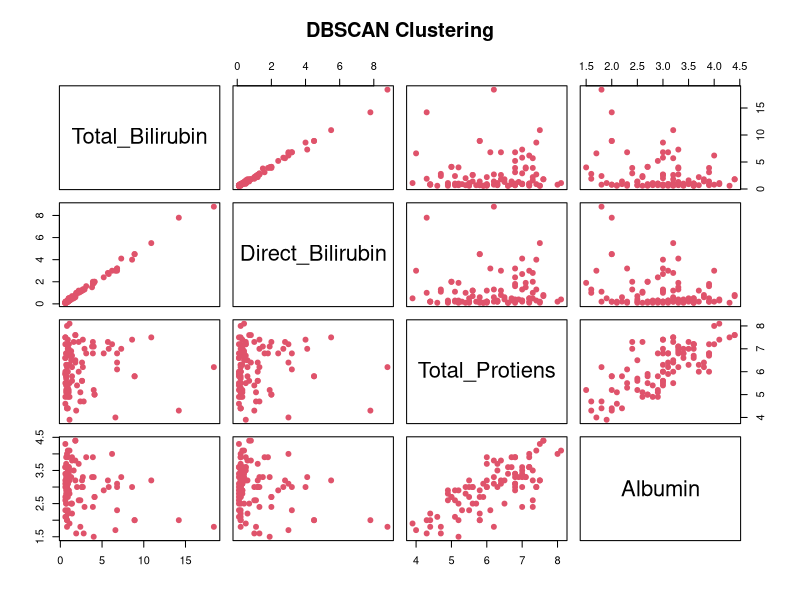

The R source for this figure:
library(dbscan)
data2 <- read.table(text = "
Age Gender Total_Bilirubin Direct_Bilirubin Alkaline_Phosphotase Alamine_Aminotransferase Aspartate_Aminotransferase Total_Protiens Albumin Albumin_and_Globulin_Ratio Dataset
65 Female 0.7 0.1 187 16 18 6.8 3.3 0.9 1
62 Male 10.9 5.5 699 64 100 7.5 3.2 0.74 1
62 Male 7.3 4.1 490 60 68 7 3.3 0.89 1
58 Male 1 0.4 182 14 20 6.8 3.4 1 1
72 Male 3.9 2 195 27 59 7.3 2.4 0.4 1
46 Male 1.8 0.7 208 19 14 7.6 4.4 1.3 1
26 Female 0.9 0.2 154 16 12 7 3.5 1 1
29 Female 0.9 0.3 202 14 11 6.7 3.6 1.1 1
17 Male 0.9 0.3 202 22 19 7.4 4.1 1.2 2
55 Male 0.7 0.2 290 53 58 6.8 3.4 1 1
57 Male 0.6 0.1 210 51 59 5.9 2.7 0.8 1
72 Male 2.7 1.3 260 31 56 7.4 3 0.6 1
64 Male 0.9 0.3 310 61 58 7 3.4 0.9 2
74 Female 1.1 0.4 214 22 30 8.1 4.1 1 1
61 Male 0.7 0.2 145 53 41 5.8 2.7 0.87 1
25 Male 0.6 0.1 183 91 53 5.5 2.3 0.7 2
38 Male 1.8 0.8 342 168 441 7.6 4.4 1.3 1
33 Male 1.6 0.5 165 15 23 7.3 3.5 0.92 2
40 Female 0.9 0.3 293 232 245 6.8 3.1 0.8 1
40 Female 0.9 0.3 293 232 245 6.8 3.1 0.8 1
51 Male 2.2 1 610 17 28 7.3 2.6 0.55 1
51 Male 2.9 1.3 482 22 34 7 2.4 0.5 1
62 Male 6.8 3 542 116 66 6.4 3.1 0.9 1
40 Male 1.9 1 231 16 55 4.3 1.6 0.6 1
63 Male 0.9 0.2 194 52 45 6 3.9 1.85 2
34 Male 4.1 2 289 875 731 5 2.7 1.1 1
34 Male 4.1 2 289 875 731 5 2.7 1.1 1
34 Male 6.2 3 240 1680 850 7.2 4 1.2 1
20 Male 1.1 0.5 128 20 30 3.9 1.9 0.95 2
84 Female 0.7 0.2 188 13 21 6 3.2 1.1 2
57 Male 4 1.9 190 45 111 5.2 1.5 0.4 1
52 Male 0.9 0.2 156 35 44 4.9 2.9 1.4 1
57 Male 1 0.3 187 19 23 5.2 2.9 1.2 2
38 Female 2.6 1.2 410 59 57 5.6 3 0.8 2
38 Female 2.6 1.2 410 59 57 5.6 3 0.8 2
30 Male 1.3 0.4 482 102 80 6.9 3.3 0.9 1
17 Female 0.7 0.2 145 18 36 7.2 3.9 1.18 2
46 Female 14.2 7.8 374 38 77 4.3 2 0.8 1
48 Male 1.4 0.6 263 38 66 5.8 2.2 0.61 1
47 Male 2.7 1.3 275 123 73 6.2 3.3 1.1 1
45 Male 2.4 1.1 168 33 50 5.1 2.6 1 1
62 Male 0.6 0.1 160 42 110 4.9 2.6 1.1 2
42 Male 6.8 3.2 630 25 47 6.1 2.3 0.6 2
50 Male 2.6 1.2 415 407 576 6.4 3.2 1 1
85 Female 1 0.3 208 17 15 7 3.6 1 2
35 Male 1.8 0.6 275 48 178 6.5 3.2 0.9 2
21 Male 3.9 1.8 150 36 27 6.8 3.9 1.34 1
40 Male 1.1 0.3 230 1630 960 4.9 2.8 1.3 1
32 Female 0.6 0.1 176 39 28 6 3 1 1
55 Male 18.4 8.8 206 64 178 6.2 1.8 0.4 1
45 Female 0.7 0.2 170 21 14 5.7 2.5 0.7 1
34 Female 0.6 0.1 161 15 19 6.6 3.4 1 1
38 Male 3.1 1.6 253 80 406 6.8 3.9 1.3 1
38 Male 1.1 0.3 198 86 150 6.3 3.5 1.2 1
42 Male 8.9 4.5 272 31 61 5.8 2 0.5 1
42 Male 8.9 4.5 272 31 61 5.8 2 0.5 1
33 Male 0.8 0.2 198 26 23 8 4 1 2
48 Female 0.9 0.2 175 24 54 5.5 2.7 0.9 2
51 Male 0.8 0.2 367 42 18 5.2 2 0.6 1
64 Male 1.1 0.5 145 20 24 5.5 3.2 1.39 2
31 Female 0.8 0.2 158 21 16 6 3 1 1
58 Male 1 0.5 158 37 43 7.2 3.6 1 1
58 Male 1 0.5 158 37 43 7.2 3.6 1 1
57 Male 0.7 0.2 208 35 97 5.1 2.1 0.7 1
57 Male 1.3 0.4 259 40 86 6.5 2.5 0.6 1
57 Male 1.4 0.7 470 62 88 5.6 2.5 0.8 1
54 Male 2.2 1.2 195 55 95 6 3.7 1.6 1
37 Male 1.8 0.8 215 53 58 6.4 3.8 1.4 1
66 Male 0.7 0.2 239 27 26 6.3 3.7 1.4 1
60 Male 0.8 0.2 215 24 17 6.3 3 0.9 2
19 Female 0.7 0.2 186 166 397 5.5 3 1.2 1
75 Female 0.8 0.2 188 20 29 4.4 1.8 0.6 1
75 Female 0.8 0.2 205 27 24 4.4 2 0.8 1
52 Male 0.6 0.1 171 22 16 6.6 3.6 1.2 1
68 Male 0.7 0.1 145 20 22 5.8 2.9 1 1
29 Female 0.7 0.1 162 52 41 5.2 2.5 0.9 2
31 Male 0.9 0.2 518 189 17 5.3 2.3 0.7 1
68 Female 0.6 0.1 1620 95 127 4.6 2.1 0.8 1
70 Male 1.4 0.6 146 12 24 6.2 3.8 1.58 2
58 Female 2.8 1.3 670 48 79 4.7 1.6 0.5 1
58 Female 2.4 1.1 915 60 142 4.7 1.8 0.6 1
29 Male 1 0.3 75 25 26 5.1 2.9 1.3 1
49 Male 0.7 0.1 148 14 12 5.4 2.8 1 2
33 Male 2 1 258 194 152 5.4 3 1.25 1
32 Male 0.6 0.1 237 45 31 7.5 4.3 1.34 1
14 Male 1.4 0.5 269 58 45 6.7 3.9 1.4 1
13 Male 0.6 0.1 320 28 56 7.2 3.6 1 2
58 Male 0.8 0.2 298 33 59 6.2 3.1 1 1
18 Male 0.6 0.2 538 33 34 7.5 3.2 0.7 1
60 Male 4 1.9 238 119 350 7.1 3.3 0.8 1
60 Male 5.7 2.8 214 412 850 7.3 3.2 0.78 1
60 Male 6.8 3.2 308 404 794 6.8 3 0.7 1
60 Male 8.6 4 298 412 850 7.4 3 0.6 1
60 Male 5.8 2.7 204 220 400 7 3 0.7 1
60 Male 5.2 2.4 168 126 202 6.8 2.9 0.7 1
75 Male 0.9 0.2 282 25 23 4.4 2.2 1 1
39 Male 3.8 1.5 298 102 630 7.1 3.3 0.8 1
39 Male 6.6 3 215 190 950 4 1.7 0.7 1
18 Male 0.6 0.1 265 97 161 5.9 3.1 1.1 1
", header = TRUE)
clustering_data2 <- data2[, c("Total_Bilirubin", "Direct_Bilirubin", "Total_Protiens", "Albumin")]
dbscan_result2 <- dbscan(clustering_data2, eps = 50000, minPts = 3)
print(dbscan_result2$cluster)
plot(clustering_data2, col = dbscan_result2$cluster + 1, pch = 19, main = "DBSCAN Clustering")
cat("Noise Points:", sum(dbscan_result2$cluster == 0), "\n")
